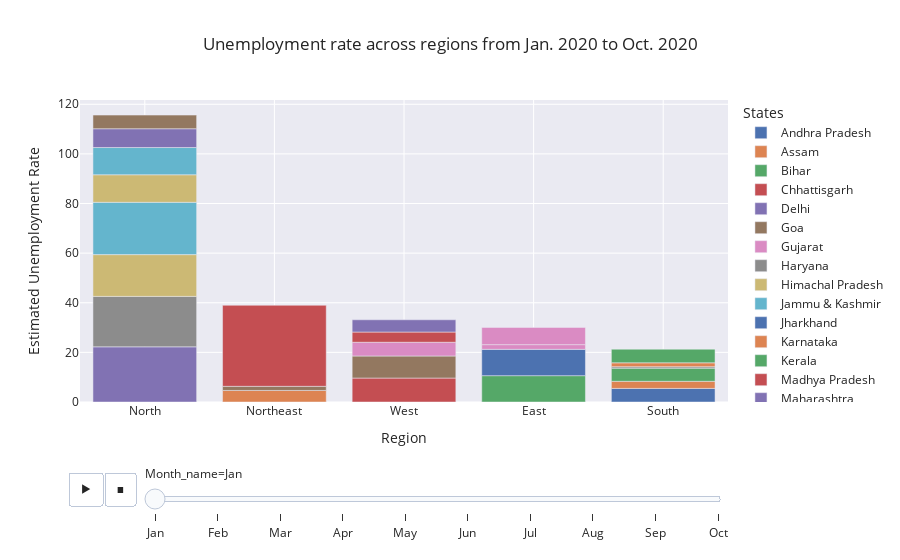

Notebook cell for this chart:
### Code cell
fig = px.bar(df, x='Region', y='Estimated Unemployment Rate', animation_frame='Month_name', color='States',
             title='Unemployment rate across regions from Jan. 2020 to Oct. 2020', height=700, template='seaborn')
fig.update_layout(xaxis={'categoryorder': 'total descending'})
fig.layout.updatemenus[0].buttons[0].args[1]["frame"]["duration"] = 1000
fig.show()

### Figure 1 — Plotly figure (JSON) as saved in the notebook; plotly's stock layout.template omitted (floating-point values rounded to 4 significant figures)
{"data": [{"alignmentgroup": "True", "hovertemplate": "States=Andhra Pradesh<br>Month_name=Jan<br>Region=%{x}<br>Estimated Unemployment Rate=%{y}<extra></extra>", "legendgroup": "Andhra Pradesh", "marker": {"color": "rgb(76,114,176)", "pattern": {"shape": ""}}, "name": "Andhra Pradesh", "offsetgroup": "Andhra Pradesh", "orientation": "v", "showlegend": true, "textposition": "auto", "type": "bar", "x": ["South"], "xaxis": "x", "y": [5.48], "yaxis": "y"}, {"alignmentgroup": "True", "hovertemplate": "States=Assam<br>Month_name=Jan<br>Region=%{x}<br>Estimated Unemployment Rate=%{y}<extra></extra>", "legendgroup": "Assam", "marker": {"color": "rgb(221,132,82)", "pattern": {"shape": ""}}, "name": "Assam", "offsetgroup": "Assam", "orientation": "v", "showlegend": true, "textposition": "auto", "type": "bar", "x": ["Northeast"], "xaxis": "x", "y": [4.66], "yaxis": "y"}, {"alignmentgroup": "True", "hovertemplate": "States=Bihar<br>Month_name=Jan<br>Region=%{x}<br>Estimated Unemployment Rate=%{y}<extra></extra>", "legendgroup": "Bihar", "marker": {"color": "rgb(85,168,104)", "pattern": {"shape": ""}}, "name": "Bihar", "offsetgroup": "Bihar", "orientation": "v", "showlegend": true, "textposition": "auto", "type": "bar", "x": ["East"], "xaxis": "x", "y": [10.61], "yaxis": "y"}, {"alignmentgroup": "True", "hovertemplate": "States=Chhattisgarh<br>Month_name=Jan<br>Region=%{x}<br>Estimated Unemployment Rate=%{y}<extra></extra>", "legendgroup": "Chhattisgarh", "marker": {"color": "rgb(196,78,82)", "pattern": {"shape": ""}}, "name": "Chhattisgarh", "offsetgroup": "Chhattisgarh", "orientation": "v", "showlegend": true, "textposition": "auto", "type": "bar", "x": ["West"], "xaxis": "x", "y": [9.65], "yaxis": "y"}, {"alignmentgroup": "True", "hovertemplate": "States=Delhi<br>Month_name=Jan<br>Region=%{x}<br>Estimated Unemployment Rate=%{y}<extra></extra>", "legendgroup": "Delhi", "marker": {"color": "rgb(129,114,179)", "pattern": {"shape": ""}}, "name": "Delhi", "offsetgroup": "Delhi", "orientation": "v", "showlegend": true, "textposition": "auto", "type": "bar", "x": ["North"], "xaxis": "x", "y": [22.23], "yaxis": "y"}, {"alignmentgroup": "True", "hovertemplate": "States=Goa<br>Month_name=Jan<br>Region=%{x}<br>Estimated Unemployment Rate=%{y}<extra></extra>", "legendgroup": "Goa", "marker": {"color": "rgb(147,120,96)", "pattern": {"shape": ""}}, "name": "Goa", "offsetgroup": "Goa", "orientation": "v", "showlegend": true, "textposition": "auto", "type": "bar", "x": ["West"], "xaxis": "x", "y": [8.89], "yaxis": "y"}, {"alignmentgroup": "True", "hovertemplate": "States=Gujarat<br>Month_name=Jan<br>Region=%{x}<br>Estimated Unemployment Rate=%{y}<extra></extra>", "legendgroup": "Gujarat", "marker": {"color": "rgb(218,139,195)", "pattern": {"shape": ""}}, "name": "Gujarat", "offsetgroup": "Gujarat", "orientation": "v", "showlegend": true, "textposition": "auto", "type": "bar", "x": ["West"], "xaxis": "x", "y": [5.54], "yaxis": "y"}, {"alignmentgroup": "True", "hovertemplate": "States=Haryana<br>Month_name=Jan<br>Region=%{x}<br>Estimated Unemployment Rate=%{y}<extra></extra>", "legendgroup": "Haryana", "marker": {"color": "rgb(140,140,140)", "pattern": {"shape": ""}}, "name": "Haryana", "offsetgroup": "Haryana", "orientation": "v", "showlegend": true, "textposition": "auto", "type": "bar", "x": ["North"], "xaxis": "x", "y": [20.34], "yaxis": "y"}, {"alignmentgroup": "True", "hovertemplate": "States=Himachal Pradesh<br>Month_name=Jan<br>Region=%{x}<br>Estimated Unemployment Rate=%{y}<extra></extra>", "legendgroup": "Himachal Pradesh", "marker": {"color": "rgb(204,185,116)", "pattern": {"shape": ""}}, "name": "Himachal Pradesh", "offsetgroup": "Himachal Pradesh", "orientation": "v", "showlegend": true, "textposition": "auto", "type": "bar", "x": ["North"], "xaxis": "x", "y": [16.83], "yaxis": "y"}, {"alignmentgroup": "True", "hovertemplate": "States=Jammu & Kashmir<br>Month_name=Jan<br>Region=%{x}<br>Estimated Unemployment Rate=%{y}<extra></extra>", "legendgroup": "Jammu & Kashmir", "marker": {"color": "rgb(100,181,205)", "pattern": {"shape": ""}}, "name": "Jammu & Kashmir", "offsetgroup": "Jammu & Kashmir", "orientation": "v", "showlegend": true, "textposition": "auto", "type": "bar", "x": ["North"], "xaxis": "x", "y": [21.08], "yaxis": "y"}, {"alignmentgroup": "True", "hovertemplate": "States=Jharkhand<br>Month_name=Jan<br>Region=%{x}<br>Estimated Unemployment Rate=%{y}<extra></extra>", "legendgroup": "Jharkhand", "marker": {"color": "rgb(76,114,176)", "pattern": {"shape": ""}}, "name": "Jharkhand", "offsetgroup": "Jharkhand", "orientation": "v", "showlegend": true, "textposition": "auto", "type": "bar", "x": ["East"], "xaxis": "x", "y": [10.61], "yaxis": "y"}, {"alignmentgroup": "True", "hovertemplate": "States=Karnataka<br>Month_name=Jan<br>Region=%{x}<br>Estimated Unemployment Rate=%{y}<extra></extra>", "legendgroup": "Karnataka", "marker": {"color": "rgb(221,132,82)", "pattern": {"shape": ""}}, "name": "Karnataka", "offsetgroup": "Karnataka", "orientation": "v", "showlegend": true, "textposition": "auto", "type": "bar", "x": ["South"], "xaxis": "x", "y": [2.86], "yaxis": "y"}, {"alignmentgroup": "True", "hovertemplate": "States=Kerala<br>Month_name=Jan<br>Region=%{x}<br>Estimated Unemployment Rate=%{y}<extra></extra>", "legendgroup": "Kerala", "marker": {"color": "rgb(85,168,104)", "pattern": {"shape": ""}}, "name": "Kerala", "offsetgroup": "Kerala", "orientation": "v", "showlegend": true, "textposition": "auto", "type": "bar", "x": ["South"], "xaxis": "x", "y": [5.31], "yaxis": "y"}, {"alignmentgroup": "True", "hovertemplate": "States=Madhya Pradesh<br>Month_name=Jan<br>Region=%{x}<br>Estimated Unemployment Rate=%{y}<extra></extra>", "legendgroup": "Madhya Pradesh", "marker": {"color": "rgb(196,78,82)", "pattern": {"shape": ""}}, "name": "Madhya Pradesh", "offsetgroup": "Madhya Pradesh", "orientation": "v", "showlegend": true, "textposition": "auto", "type": "bar", "x": ["West"], "xaxis": "x", "y": [4.11], "yaxis": "y"}, {"alignmentgroup": "True", "hovertemplate": "States=Maharashtra<br>Month_name=Jan<br>Region=%{x}<br>Estimated Unemployment Rate=%{y}<extra></extra>", "legendgroup": "Maharashtra", "marker": {"color": "rgb(129,114,179)", "pattern": {"shape": ""}}, "name": "Maharashtra", "offsetgroup": "Maharashtra", "orientation": "v", "showlegend": true, "textposition": "auto", "type": "bar", "x": ["West"], "xaxis": "x", "y": [4.95], "yaxis": "y"}, {"alignmentgroup": "True", "hovertemplate": "States=Meghalaya<br>Month_name=Jan<br>Region=%{x}<br>Estimated Unemployment Rate=%{y}<extra></extra>", "legendgroup": "Meghalaya", "marker": {"color": "rgb(147,120,96)", "pattern": {"shape": ""}}, "name": "Meghalaya", "offsetgroup": "Meghalaya", "orientation": "v", "showlegend": true, "textposition": "auto", "type": "bar", "x": ["Northeast"], "xaxis": "x", "y": [1.66], "yaxis": "y"}, {"alignmentgroup": "True", "hovertemplate": "States=Odisha<br>Month_name=Jan<br>Region=%{x}<br>Estimated Unemployment Rate=%{y}<extra></extra>", "legendgroup": "Odisha", "marker": {"color": "rgb(218,139,195)", "pattern": {"shape": ""}}, "name": "Odisha", "offsetgroup": "Odisha", "orientation": "v", "showlegend": true, "textposition": "auto", "type": "bar", "x": ["East"], "xaxis": "x", "y": [1.9], "yaxis": "y"}, {"alignmentgroup": "True", "hovertemplate": "States=Puducherry<br>Month_name=Jan<br>Region=%{x}<br>Estimated Unemployment Rate=%{y}<extra></extra>", "legendgroup": "Puducherry", "marker": {"color": "rgb(140,140,140)", "pattern": {"shape": ""}}, "name": "Puducherry", "offsetgroup": "Puducherry", "orientation": "v", "showlegend": true, "textposition": "auto", "type": "bar", "x": ["South"], "xaxis": "x", "y": [0.58], "yaxis": "y"}, {"alignmentgroup": "True", "hovertemplate": "States=Punjab<br>Month_name=Jan<br>Region=%{x}<br>Estimated Unemployment Rate=%{y}<extra></extra>", "legendgroup": "Punjab", "marker": {"color": "rgb(204,185,116)", "pattern": {"shape": ""}}, "name": "Punjab", "offsetgroup": "Punjab", "orientation": "v", "showlegend": true, "textposition": "auto", "type": "bar", "x": ["North"], "xaxis": "x", "y": [11.11], "yaxis": "y"}, {"alignmentgroup": "True", "hovertemplate": "States=Rajasthan<br>Month_name=Jan<br>Region=%{x}<br>Estimated Unemployment Rate=%{y}<extra></extra>", "legendgroup": "Rajasthan", "marker": {"color": "rgb(100,181,205)", "pattern": {"shape": ""}}, "name": "Rajasthan", "offsetgroup": "Rajasthan", "orientation": "v", "showlegend": true, "textposition": "auto", "type": "bar", "x": ["North"], "xaxis": "x", "y": [10.97], "yaxis": "y"}, {"alignmentgroup": "True", "hovertemplate": "States=Tamil Nadu<br>Month_name=Jan<br>Region=%{x}<br>Estimated Unemployment Rate=%{y}<extra></extra>", "legendgroup": "Tamil Nadu", "marker": {"color": "rgb(221,132,82)", "pattern": {"shape": ""}}, "name": "Tamil Nadu", "offsetgroup": "Tamil Nadu", "orientation": "v", "showlegend": true, "textposition": "auto", "type": "bar", "x": ["South"], "xaxis": "x", "y": [1.57], "yaxis": "y"}, {"alignmentgroup": "True", "hovertemplate": "States=Telangana<br>Month_name=Jan<br>Region=%{x}<br>Estimated Unemployment Rate=%{y}<extra></extra>", "legendgroup": "Telangana", "marker": {"color": "rgb(85,168,104)", "pattern": {"shape": ""}}, "name": "Telangana", "offsetgroup": "Telangana", "orientation": "v", "showlegend": true, "textposition": "auto", "type": "bar", "x": ["South"], "xaxis": "x", "y": [5.49], "yaxis": "y"}, {"alignmentgroup": "True", "hovertemplate": "States=Tripura<br>Month_name=Jan<br>Region=%{x}<br>Estimated Unemployment Rate=%{y}<extra></extra>", "legendgroup": "Tripura", "marker": {"color": "rgb(196,78,82)", "pattern": {"shape": ""}}, "name": "Tripura", "offsetgroup": "Tripura", "orientation": "v", "showlegend": true, "textposition": "auto", "type": "bar", "x": ["Northeast"], "xaxis": "x", "y": [32.67], "yaxis": "y"}, {"alignmentgroup": "True", "hovertemplate": "States=Uttar Pradesh<br>Month_name=Jan<br>Region=%{x}<br>Estimated Unemployment Rate=%{y}<extra></extra>", "legendgroup": "Uttar Pradesh", "marker": {"color": "rgb(129,114,179)", "pattern": {"shape": ""}}, "name": "Uttar Pradesh", "offsetgroup": "Uttar Pradesh", "orientation": "v", "showlegend": true, "textposition": "auto", "type": "bar", "x": ["North"], "xaxis": "x", "y": [7.58], "yaxis": "y"}, {"alignmentgroup": "True", "hovertemplate": "States=Uttarakhand<br>Month_name=Jan<br>Region=%{x}<br>Estimated Unemployment Rate=%{y}<extra></extra>", "legendgroup": "Uttarakhand", "marker": {"color": "rgb(147,120,96)", "pattern": {"shape": ""}}, "name": "Uttarakhand", "offsetgroup": "Uttarakhand", "orientation": "v", "showlegend": true, "textposition": "auto", "type": "bar", "x": ["North"], "xaxis": "x", "y": [5.49], "yaxis": "y"}, {"alignmentgroup": "True", "hovertemplate": "States=West Bengal<br>Month_name=Jan<br>Region=%{x}<br>Estimated Unemployment Rate=%{y}<extra></extra>", "legendgroup": "West Bengal", "marker": {"color": "rgb(218,139,195)", "pattern": {"shape": ""}}, "name": "West Bengal", "offsetgroup": "West Bengal", "orientation": "v", "showlegend": true, "textposition": "auto", "type": "bar", "x": ["East"], "xaxis": "x", "y": [6.94], "yaxis": "y"}], "layout": {"autosize": true, "barmode": "relative", "legend": {"title": {"text": "States"}, "tracegroupgap": 0}, "sliders": [{"active": 0, "currentvalue": {"prefix": "Month_name="}, "len": 0.9, "pad": {"b": 10, "t": 60}, "steps": [{"args": [["Jan"], {"frame": {"duration": 0, "redraw": true}, "fromcurrent": true, "mode": "immediate", "transition": {"duration": 0, "easing": "linear"}}], "label": "Jan", "method": "animate"}, {"args": [["Feb"], {"frame": {"duration": 0, "redraw": true}, "fromcurrent": true, "mode": "immediate", "transition": {"duration": 0, "easing": "linear"}}], "label": "Feb", "method": "animate"}, {"args": [["Mar"], {"frame": {"duration": 0, "redraw": true}, "fromcurrent": true, "mode": "immediate", "transition": {"duration": 0, "easing": "linear"}}], "label": "Mar", "method": "animate"}, {"args": [["Apr"], {"frame": {"duration": 0, "redraw": true}, "fromcurrent": true, "mode": "immediate", "transition": {"duration": 0, "easing": "linear"}}], "label": "Apr", "method": "animate"}, {"args": [["May"], {"frame": {"duration": 0, "redraw": true}, "fromcurrent": true, "mode": "immediate", "transition": {"duration": 0, "easing": "linear"}}], "label": "May", "method": "animate"}, {"args": [["Jun"], {"frame": {"duration": 0, "redraw": true}, "fromcurrent": true, "mode": "immediate", "transition": {"duration": 0, "easing": "linear"}}], "label": "Jun", "method": "animate"}, {"args": [["Jul"], {"frame": {"duration": 0, "redraw": true}, "fromcurrent": true, "mode": "immediate", "transition": {"duration": 0, "easing": "linear"}}], "label": "Jul", "method": "animate"}, {"args": [["Aug"], {"frame": {"duration": 0, "redraw": true}, "fromcurrent": true, "mode": "immediate", "transition": {"duration": 0, "easing": "linear"}}], "label": "Aug", "method": "animate"}, {"args": [["Sep"], {"frame": {"duration": 0, "redraw": true}, "fromcurrent": true, "mode": "immediate", "transition": {"duration": 0, "easing": "linear"}}], "label": "Sep", "method": "animate"}, {"args": [["Oct"], {"frame": {"duration": 0, "redraw": true}, "fromcurrent": true, "mode": "immediate", "transition": {"duration": 0, "easing": "linear"}}], "label": "Oct", "method": "animate"}], "x": 0.1, "xanchor": "left", "y": 0, "yanchor": "top"}], "title": {"text": "Unemployment rate across regions from Jan. 2020 to Oct. 2020"}, "updatemenus": [{"buttons": [{"args": [null, {"frame": {"duration": 1000, "redraw": true}, "fromcurrent": true, "mode": "immediate", "transition": {"duration": 500, "easing": "linear"}}], "label": "&#9654;", "method": "animate"}, {"args": [[null], {"frame": {"duration": 0, "redraw": true}, "fromcurrent": true, "mode": "immediate", "transition": {"duration": 0, "easing": "linear"}}], "label": "&#9724;", "method": "animate"}], "direction": "left", "pad": {"r": 10, "t": 70}, "showactive": false, "type": "buttons", "x": 0.1, "xanchor": "right", "y": 0, "yanchor": "top"}], "xaxis": {"anchor": "y", "autorange": true, "categoryorder": "total descending", "domain": [0, 1], "range": [-0.5, 4.5], "title": {"text": "Region"}, "type": "category"}, "yaxis": {"anchor": "x", "autorange": true, "domain": [0, 1], "range": [0, 121.7], "title": {"text": "Estimated Unemployment Rate"}, "type": "linear"}}}
